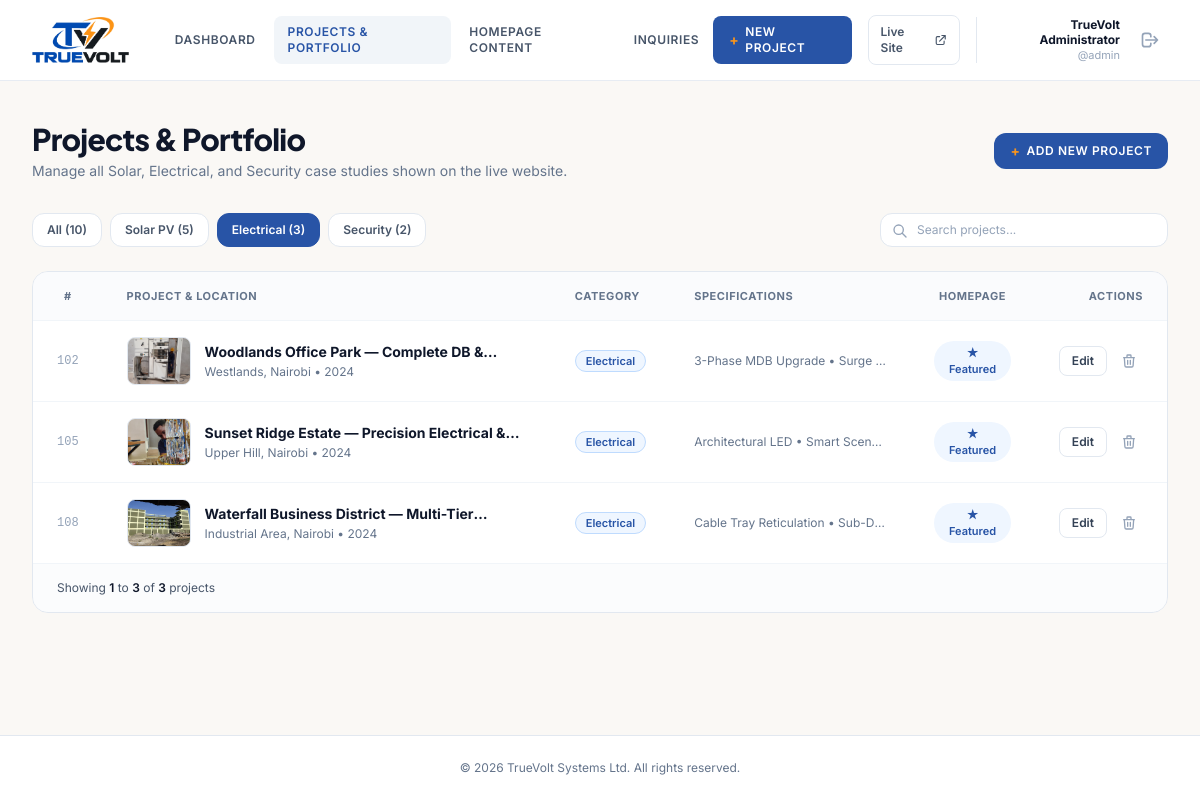
Screenshot of /admin/projects.php?category=Electrical (signed in) with the database file from the repository.
### tables this page shows
CREATE TABLE IF NOT EXISTS `projects` (
  `id` INT AUTO_INCREMENT PRIMARY KEY,
  `category` ENUM('Solar', 'Electrical', 'Security') NOT NULL,
  `title` VARCHAR(255) NOT NULL,
  `location` VARCHAR(150) NOT NULL,
  `year` VARCHAR(10) NOT NULL DEFAULT '2025',
  `ref_num` INT DEFAULT NULL,
  `image` VARCHAR(500) NOT NULL,
  `description` TEXT DEFAULT NULL,
  `specs` TEXT DEFAULT NULL COMMENT 'Comma or newline-separated specs',
  `aspect` VARCHAR(50) DEFAULT 'aspect-[4/3]',
  `is_featured` TINYINT(1) DEFAULT 1,
  `sort_order` INT DEFAULT 0,
  `status` ENUM('published', 'draft') DEFAULT 'published',
  `created_at` DATETIME DEFAULT CURRENT_TIMESTAMP,
  `updated_at` DATETIME DEFAULT CURRENT_TIMESTAMP ON UPDATE CURRENT_TIMESTAMP,
  INDEX `idx_category` (`category`),
  INDEX `idx_status` (`status`),
  INDEX `idx_featured` (`is_featured`)
);

### admin/projects.php (the view, shortened to what this page needs)
<?php
$db = getDbConnection();
$categoryFilter = $_GET['category'] ?? '';
$search = trim($_GET['q'] ?? '');
$where = [];
$params = [];
if (!empty($categoryFilter)) {
    $where[] = "category = :category";
    $params[':category'] = $categoryFilter;
}
$whereSql = !empty($where) ? 'WHERE ' . implode(' AND ', $where) : '';
$perPage = 5;
$countStmt = $db->prepare("SELECT COUNT(*) FROM projects {$whereSql}");
foreach ($params as $key => $val) {
    $countStmt->bindValue($key, $val);
}
$countStmt->execute();
$totalFiltered = (int)$countStmt->fetchColumn();
$totalPages = max(1, (int)ceil($totalFiltered / $perPage));
$page = max(1, min((int)($_GET['page'] ?? 1), $totalPages));
$offset = ($page - 1) * $perPage;
$stmt = $db->prepare("SELECT * FROM projects {$whereSql} ORDER BY sort_order ASC, id DESC LIMIT :limit OFFSET :offset");
foreach ($params as $key => $val) {
    $stmt->bindValue($key, $val);
}
$stmt->bindValue(':limit', $perPage, PDO::PARAM_INT);
$stmt->bindValue(':offset', $offset, PDO::PARAM_INT);
$stmt->execute();
$projects = $stmt->fetchAll();
$counts = [
    'All' => (int)$db->query("SELECT COUNT(*) FROM projects")->fetchColumn(),
    'Solar' => (int)$db->query("SELECT COUNT(*) FROM projects WHERE category = 'Solar'")->fetchColumn(),
    'Electrical' => (int)$db->query("SELECT COUNT(*) FROM projects WHERE category = 'Electrical'")->fetchColumn(),
    'Security' => (int)$db->query("SELECT COUNT(*) FROM projects WHERE category = 'Security'")->fetchColumn(),
];
require_once __DIR__ . '/includes/header.php';
?>
<div class="mb-8 flex flex-col md:flex-row md:items-center md:justify-between gap-4">
  <div>
    <h1 class="text-2xl sm:text-3xl font-extrabold text-slate-900 tracking-tight font-heading">
      Projects &amp; Portfolio
    </h1>
    <p class="text-sm text-slate-500 mt-1">
      Manage all Solar, Electrical, and Security case studies shown on the live website.
    </p>
  </div>
  <div>
    <a
      href="project-form.php"
      class="inline-flex items-center gap-1.5 px-4 py-2.5 rounded-xl bg-[#2854A6] hover:bg-[#1E4388] text-white font-semibold text-xs tracking-wider uppercase shadow-xs transition-colors"
    >
      <span class="text-[#F7941D] text-sm leading-none font-bold">+</span>
      <span>Add New Project</span>
    </a>
  </div>
</div>
<div class="mb-6 flex flex-col md:flex-row md:items-center justify-between gap-4">
  <div class="flex flex-wrap items-center gap-2">
    <a
      href="projects.php"
      class="px-3.5 py-2 rounded-xl text-xs font-semibold transition-all border <?= empty($categoryFilter) ? 'bg-[#2854A6] text-white border-[#2854A6] shadow-xs' : 'bg-white text-slate-600 border-slate-200 hover:border-slate-300' ?>"
    >
      All (<?= $counts['All'] ?>)
    </a>
    <a
      href="projects.php?category=Solar"
      class="px-3.5 py-2 rounded-xl text-xs font-semibold transition-all border <?= $categoryFilter === 'Solar' ? 'bg-[#F7941D] text-white border-[#F7941D] shadow-xs' : 'bg-white text-slate-600 border-slate-200 hover:border-slate-300' ?>"
    >
      Solar PV (<?= $counts['Solar'] ?>)
    </a>
    <a
      href="projects.php?category=Electrical"
      class="px-3.5 py-2 rounded-xl text-xs font-semibold transition-all border <?= $categoryFilter === 'Electrical' ? 'bg-[#2854A6] text-white border-[#2854A6] shadow-xs' : 'bg-white text-slate-600 border-slate-200 hover:border-slate-300' ?>"
    >
      Electrical (<?= $counts['Electrical'] ?>)
    </a>
    <a
      href="projects.php?category=Security"
      class="px-3.5 py-2 rounded-xl text-xs font-semibold transition-all border <?= $categoryFilter === 'Security' ? 'bg-slate-900 text-white border-slate-900 shadow-xs' : 'bg-white text-slate-600 border-slate-200 hover:border-slate-300' ?>"
    >
      Security (<?= $counts['Security'] ?>)
    </a>
  </div>
  <form method="GET" action="" class="flex items-center gap-2">
    <div class="relative">
      <input
        type="text"
        name="q"
        value="<?= htmlspecialchars($search) ?>"
        placeholder="Search projects..."
        class="w-64 sm:w-72 px-3.5 py-2 pl-9 rounded-xl bg-white border border-slate-200 text-xs text-slate-900 placeholder-slate-400 focus:outline-none focus:border-[#2854A6] focus:ring-1 focus:ring-[#2854A6]"
      >
      <svg class="w-4 h-4 text-slate-400 absolute left-3 top-2.5" fill="none" stroke="currentColor" viewBox="0 0 24 24">
        <path stroke-linecap="round" stroke-linejoin="round" stroke-width="2" d="M21 21l-6-6m2-5a7 7 0 11-14 0 7 7 0 0114 0z"/>
      </svg>
    </div>
  </form>
</div>
<div class="bg-white border border-slate-200 rounded-2xl overflow-hidden shadow-xs">
  <?php if (empty($projects)): ?>
    <div class="p-12 text-center">
      <p class="text-sm font-semibold text-slate-700">No projects found.</p>
      <p class="text-xs text-slate-500 mt-1">Try resetting your search filter or add a new project.</p>
      <div class="mt-4">
        <a href="projects.php" class="text-xs font-semibold text-[#2854A6] hover:underline">Reset Filters &rarr;</a>
      </div>
    </div>
  <?php else: ?>
    <div class="overflow-x-auto">
      <table class="w-full text-left text-xs">
        <thead class="bg-slate-50/75 text-slate-500 font-semibold uppercase tracking-wider text-[11px] border-b border-slate-100">
          <tr>
            <th class="py-4 px-6 w-12 text-center">#</th>
            <th class="py-4 px-6">Project &amp; Location</th>
            <th class="py-4 px-6">Category</th>
            <th class="py-4 px-6">Specifications</th>
            <th class="py-4 px-6 text-center">Homepage</th>
            <th class="py-4 px-6 text-right">Actions</th>
          </tr>
        </thead>
        <tbody class="divide-y divide-slate-100 text-slate-700">
          <?php foreach ($projects as $p): ?>
            <?php
              $catBadge = match($p['category']) {
                'Solar' => 'bg-amber-50 text-[#F7941D] border-amber-200',
                'Electrical' => 'bg-blue-50 text-[#2854A6] border-blue-200',
                'Security' => 'bg-slate-100 text-slate-800 border-slate-200',
                default => 'bg-slate-100 text-slate-700 border-slate-200',
              };
            ?>
            <tr class="hover:bg-slate-50/60 transition-colors">
              <td class="py-4 px-6 text-center text-slate-400 font-mono text-xs">
                <?= $p['ref_num'] ?: $p['id'] ?>
              </td>
              <td class="py-4 px-6">
                <div class="flex items-center gap-3.5">
                  <div class="w-16 h-12 rounded-lg overflow-hidden bg-slate-100 shrink-0 border border-slate-200">
                    <img
                      src="<?= htmlspecialchars($p['image']) ?>"
                      alt="<?= htmlspecialchars($p['title']) ?>"
                      class="w-full h-full object-cover"
                      onerror="this.src='/images/projects/solar-panel-installation.jpeg'"
                    >
                  </div>
                  <div>
                    <a href="project-form.php?id=<?= $p['id'] ?>" class="font-bold text-slate-900 hover:text-[#2854A6] text-sm line-clamp-1">
                      <?= htmlspecialchars($p['title']) ?>
                    </a>
                    <p class="text-xs text-slate-500 mt-0.5">
                      <?= htmlspecialchars($p['location']) ?> &bull; <?= htmlspecialchars($p['year']) ?>
                    </p>
                  </div>
                </div>
              </td>
              <td class="py-4 px-6">
                <span class="inline-flex items-center px-2.5 py-0.5 rounded-full text-[11px] font-semibold border <?= $catBadge ?>">
                  <?= htmlspecialchars($p['category']) ?>
                </span>
              </td>
              <td class="py-4 px-6 text-slate-500 max-w-[240px] truncate">
                <?= htmlspecialchars(str_replace("\n", " • ", $p['specs'] ?? '')) ?>
              </td>
              <td class="py-4 px-6 text-center">
                <form method="POST" action="">
                  <button
                    type="submit"
                    class="px-2.5 py-1 rounded-full text-[11px] font-semibold transition-all <?= (int)$p['is_featured'] === 1 ? 'bg-blue-50 text-[#2854A6] hover:bg-blue-100' : 'bg-slate-100 text-slate-400 hover:text-slate-600' ?>"
                    title="Click to toggle featured on homepage"
                  >
                    <?= (int)$p['is_featured'] === 1 ? '&starf; Featured' : 'Off' ?>
                  </button>
                </form>
              </td>
              <td class="py-4 px-6 text-right">
                <div class="flex items-center justify-end gap-2">
                  <a
                    href="project-form.php?id=<?= $p['id'] ?>"
                    class="px-3 py-1.5 rounded-lg border border-slate-200 hover:border-[#2854A6] hover:text-[#2854A6] font-semibold text-xs transition-colors"
                  >
                    Edit
                  </a>
                  <form method="POST" action="" onsubmit="return confirm('Are you sure you want to delete this project?');" class="inline">
                    <button
                      type="submit"
                      class="p-1.5 rounded-lg text-slate-400 hover:text-red-600 hover:bg-red-50 transition-colors"
                      title="Delete"
                    >
                      <svg class="w-4 h-4" fill="none" stroke="currentColor" viewBox="0 0 24 24">
                        <path stroke-linecap="round" stroke-linejoin="round" stroke-width="2" d="M19 7l-.867 12.142A2 2 0 0116.138 21H7.862a2 2 0 01-1.995-1.858L5 7m5 4v6m4-6v6m1-10V4a1 1 0 00-1-1h-4a1 1 0 00-1 1v3M4 7h16" />
                      </svg>
                    </button>
                  </form>
                </div>
              </td>
            </tr>
          <?php endforeach; ?>
        </tbody>
      </table>
    </div>
    <div class="px-6 py-4 bg-slate-50/60 border-t border-slate-100 flex flex-col sm:flex-row items-center justify-between gap-3 text-xs text-slate-600">
      <div>
        Showing <span class="font-semibold text-slate-900"><?= min($totalFiltered, $offset + 1) ?></span> to
        <span class="font-semibold text-slate-900"><?= min($totalFiltered, $offset + count($projects)) ?></span> of
        <span class="font-semibold text-slate-900"><?= $totalFiltered ?></span> projects
      </div>
    </div>
  <?php endif; ?>
</div>
<?php require_once __DIR__ . '/includes/footer.php'; ?>

### admin/includes/header.php (style rules this page uses)
body { font-family: 'Inter', sans-serif; background-color: #FAF8F5; color: #2D3748; }
h1, h2, h3, h4, .font-heading { font-family: 'Plus Jakarta Sans', sans-serif; }

### rows the page displays
projects: ref_num "102", image (picture), title "Woodlands Office Park — Complete DB…", location "Westlands, Nairobi", year "2024", category "Electrical", specs "3-Phase MDB Upgrade • Surge…", is_featured "★ Featured"
projects: ref_num "105", image (picture), title "Sunset Ridge Estate — Precision Electrical…", location "Upper Hill, Nairobi", year "2024", category "Electrical", specs "Architectural LED • Smart Scen…", is_featured "★ Featured"
projects: ref_num "108", image (picture), title "Waterfall Business District —…", location "Industrial Area, Nairobi", year "2024", category "Electrical", specs "Cable Tray Reticulation • Sub-D…", is_featured "★ Featured"

### other values shown
$admin['full_name'] "TrueVolt Administrator"
$admin['username'] "admin"
$counts['All'] "10"
$counts['Solar'] "5"
$counts['Electrical'] "3"
$counts['Security'] "2"
min($totalFiltered, $offset + 1) "1"
min($totalFiltered, $offset + count($projects)) "3"
$totalFiltered "3"
